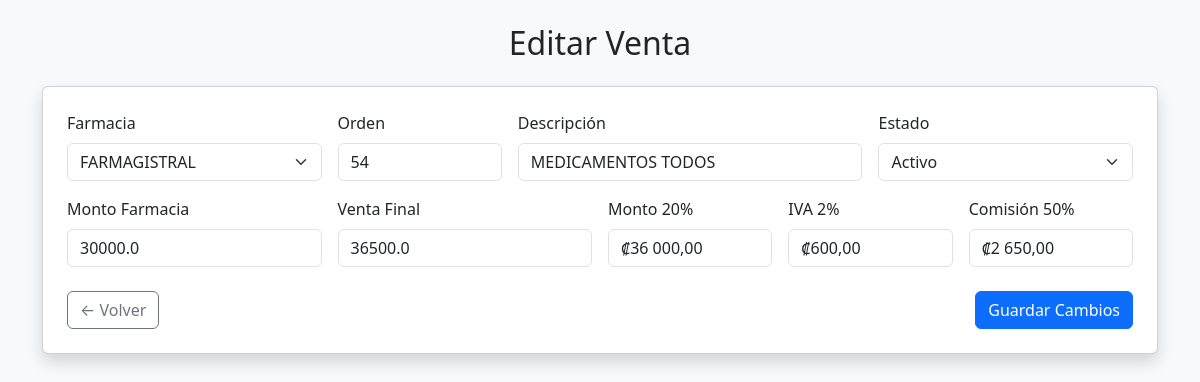
The page /editar/1 on the database its author committed.
### tables this page shows
CREATE TABLE ventas (
                id INTEGER PRIMARY KEY AUTOINCREMENT,
                farmacia TEXT,
                orden TEXT,
                descripcion TEXT,
                monto_farmacia REAL,
                venta_final REAL,
                monto_20 REAL,
                iva_2 REAL,
                comision_50 REAL,
                estado TEXT,
                fecha TEXT,
                año INTEGER,
                mes INTEGER,
                día INTEGER
            );

CREATE TABLE farmacias (
                id INTEGER PRIMARY KEY AUTOINCREMENT,
                nombre TEXT UNIQUE
            );

CREATE TABLE estados (
                id INTEGER PRIMARY KEY AUTOINCREMENT,
                nombre TEXT UNIQUE
            );

### app.py (the view, shortened to what this page needs)
@app.route('/editar/<int:id>', methods=['GET', 'POST'])
def editar(id):
    with sqlite3.connect(DB_NAME) as conn:
        cursor = conn.cursor()
        cursor.execute("SELECT * FROM ventas WHERE id = ?", (id,))
        venta = cursor.fetchone()
        cursor.execute("SELECT nombre FROM farmacias")
        farmacias = [f[0] for f in cursor.fetchall()]
        cursor.execute("SELECT nombre FROM estados")
        estados = [e[0] for e in cursor.fetchall()]
    return render_template('editar.html', venta=venta, farmacias=farmacias, estados=estados)

### templates/editar.html (shortened to what this page needs)
<!DOCTYPE html>
<html lang="es">
<head>
    <link href="https://cdn.jsdelivr.net/npm/bootstrap@5.3.0/dist/css/bootstrap.min.css" rel="stylesheet">
</head>
<body class="bg-light">
<div class="container py-4">
    <h2 class="text-center mb-4">Editar Venta</h2>
    <form method="POST" class="card shadow p-4">
        <div class="row g-3">
            <div class="col-md-3">
                <label class="form-label">Farmacia</label>
                <select name="farmacia" class="form-select" required>
                    {% for f in farmacias %}
                        <option value="{{ f }}" {% if f == venta[1] %}selected{% endif %}>{{ f }}</option>
                    {% endfor %}
                </select>
            </div>
            <div class="col-md-2">
                <label class="form-label">Orden</label>
                <input type="text" name="orden" class="form-control" value="{{ venta[2] }}" required>
            </div>
            <div class="col-md-4">
                <label class="form-label">Descripción</label>
                <input type="text" name="descripcion" class="form-control" value="{{ venta[3] }}" required>
            </div>
            <div class="col-md-3">
                <label class="form-label">Estado</label>
                <select name="estado" class="form-select" required>
                    {% for e in estados %}
                        <option value="{{ e }}" {% if e == venta[9] %}selected{% endif %}>{{ e }}</option>
                    {% endfor %}
                </select>
            </div>
            <div class="col-md-3">
                <label class="form-label">Monto Farmacia</label>
                <input type="number" step="0.01" name="monto_farmacia" id="monto_farmacia" class="form-control" value="{{ venta[4] }}" required>
            </div>
            <div class="col-md-3">
                <label class="form-label">Venta Final</label>
                <input type="number" step="0.01" name="venta_final" id="venta_final" class="form-control" value="{{ venta[5] }}" required>
            </div>
            <div class="col-md-2">
                <label class="form-label">Monto 20%</label>
                <input type="text" class="form-control" id="monto_20" readonly>
            </div>
            <div class="col-md-2">
                <label class="form-label">IVA 2%</label>
                <input type="text" class="form-control" id="iva_2" readonly>
            </div>
            <div class="col-md-2">
                <label class="form-label">Comisión 50%</label>
                <input type="text" class="form-control" id="comision_50" readonly>
            </div>
        </div>
        <div class="mt-4 d-flex justify-content-between">
            <a href="/" class="btn btn-outline-secondary">← Volver</a>
            <button type="submit" class="btn btn-primary">Guardar Cambios</button>
        </div>
    </form>
</div>
</body>
</html>

### rows shown on the page
ventas: farmacia "FARMAGISTRAL", orden "54", descripcion "MEDICAMENTOS TODOS", estado "Activo", monto_farmacia "30000.0", venta_final "36500.0"
